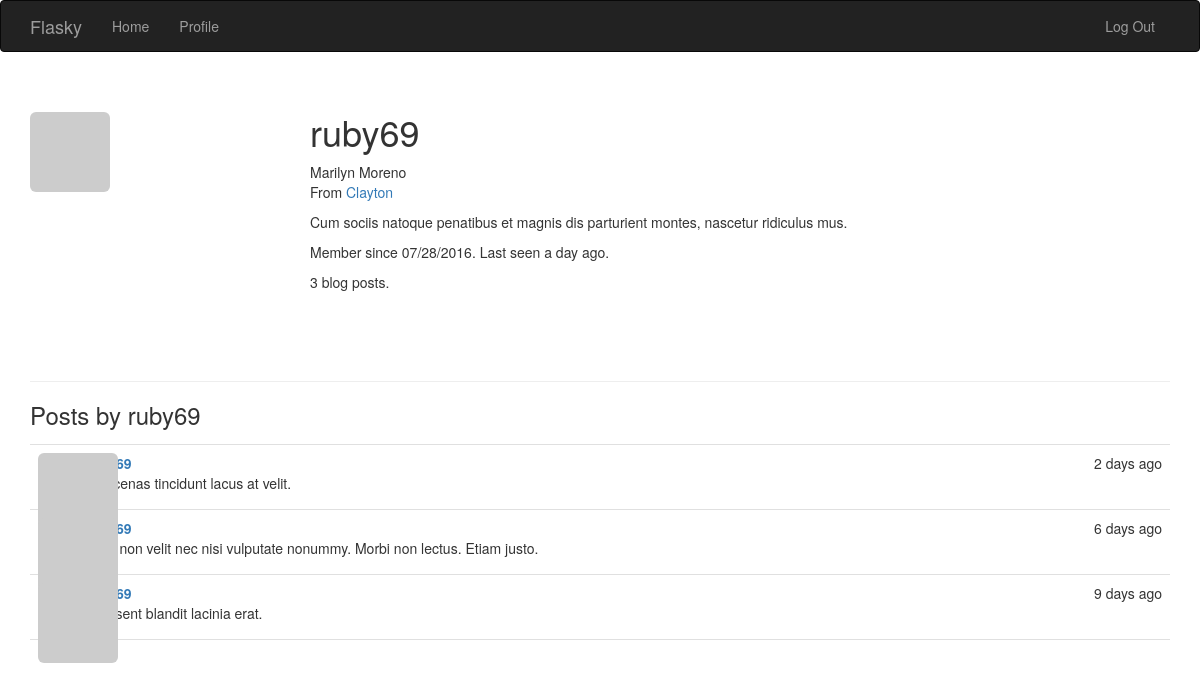
Screenshot of /user/ruby69 (signed in) with the database file from the repository.
### app/models.py (models this page shows, shortened)
class User(UserMixin, db.Model):
    __tablename__ = 'users'
    id = db.Column(db.Integer, primary_key=True)
    email = db.Column(db.String(64), unique=True, index=True)
    username = db.Column(db.String(64), unique=True, index=True)
    password_hash = db.Column(db.String(128))
    role_id = db.Column(db.Integer, db.ForeignKey('roles.id'))
    password_hash = db.Column(db.String(128))
    confirmed = db.Column(db.Boolean, default=False)
    name = db.Column(db.String(64))
    location = db.Column(db.String(64))
    about_me = db.Column(db.Text())
    member_since = db.Column(db.DateTime(), default=datetime.utcnow)
    last_seen = db.Column(db.DateTime(), default=datetime.utcnow)
    posts = db.relationship('Post', backref='author', lazy='dynamic')
    def can(self, permissions):
        return self.role is not None and \
               (self.role.permissions & permissions) == permissions
    def is_administrator(self):
        return self.can(Permission.ADMINISTER)
    @property
    def password(self):
        raise AttributeError('password is not readable attribute')
    def ping(self):
        self.last_seen = datetime.utcnow()
        db.session.add(self)
    def gravatar(self, size=100, default='identicon', rating='g'):
        if request.is_secure:
            url = 'https://secure.gravatar.com/avatar'
        else:
            url = 'http://www.gravatar.com/avatar'
        hash = hashlib.md5(self.email.encode('utf-8')).hexdigest()
        return '{url}/{hash}?s={size}&d={default}&r={rating}'.format(
            url=url, hash=hash, size=size, default=default, rating=rating)

class Post(db.Model):
    __tablename__ = 'posts'
    id = db.Column(db.Integer, primary_key=True)
    body = db.Column(db.Text)
    timestamp = db.Column(db.DateTime, index=True, default=datetime.utcnow)
    author_id = db.Column(db.Integer, db.ForeignKey('users.id'))

### app/main/views.py (the view)
@main.route('/user/<username>')
def user(username):
    user = User.query.filter_by(username=username).first()
    if user is None:
        abort(404)
    posts = user.posts.order_by(Post.timestamp.desc()).all()
    return render_template('user.html', user=user, posts=posts)

### app/auth/views.py (called while the page is built)
@auth.before_app_request
def before_request():
    if current_user.is_authenticated:
        current_user.ping()
        if not current_user.confirmed \
        and request.endpoint[:5] != 'auth.':
            return redirect(url_for('auth.unconfirmed'))

### app/main/__init__.py (called while the page is built)
@main.app_context_processor
def inject_permissions():
    return dict(Permission=Permission)

### app/models.py (called while the page is built)
@login_manager.user_loader
def load_user(user_id):
    return User.query.get(int(user_id))

### app/templates/user.html (shortened to what this page needs)
{% extends "base.html" %}
{% block page_content %}
<div class="page-header">
    <img class="img-rounded profile-thumbnail" src="{{ user.gravatar(size=256) }}">
    <div class="profile-header">
        <h1>{{ user.username }}</h1>
        {% if user.name or user.location %}
        <p>
            {% if user.name %}{{ user.name }}<br>{% endif %}
            {% if user.location %}
                From <a href="http://maps.google.com/?q={{ user.location }}">{{ user.location }}</a><br>
            {% endif %}
        </p>
        {% endif %}
        {% if user.about_me %}<p>{{ user.about_me }}</p>{% endif %}
        <p>Member since {{ moment(user.member_since).format('L') }}. Last seen {{ moment(user.last_seen).fromNow() }}.</p>
        <p>{{ user.posts.count() }} blog posts.</p>
    </div>
</div>
<h3>Posts by {{ user.username }}</h3>
{% include '_posts.html' %}
{% endblock %}

### app/templates/_posts.html
<ul class="posts">
    {% for post in posts %}
    <li class="post">
        <div class="post-thumbnail">
            <a href="{{ url_for('.user', username=post.author.username) }}">
                <img class="img-rounded profile-thumbnail" src="{{ post.author.gravatar(size=40) }}">
            </a>
        </div>
        <div class="post-content">
            <div class="post-date">{{ moment(post.timestamp).fromNow() }}</div>
            <div class="post-author"><a href="{{ url_for('.user', username=post.author.username) }}">{{ post.author.username }}</a></div>
            <div class="post-body">{{ post.body }}</div>
        </div>
    </li>
    {% endfor %}
</ul>

### app/static/styles.css (style rules this page uses)
.profile-thumbnail { position: absolute; }
.profile-header { min-height: 260px; margin-left: 280px; }
ul.posts { list-style-type: none; padding: 0px; margin: 16px 0px 0px 0px; border-top: 1px solid #e0e0e0; }
ul.posts li.post { padding: 8px; border-bottom: 1px solid #e0e0e0; }
div.post-date { float: right; }
div.post-author { font-weight: bold; }
div.post-thumbnail { position: absolute; }
div.post-content { margin-left: 48px; min-height: 48px; }

### rows the page displays
User: username "ruby69", name "Marilyn Moreno", location "Clayton", about_me "Cum sociis natoque penatibus et magnis dis parturient montes, nascetur ridiculus mus.", member_since "07/28/2016", last_seen "a day ago"
Post: timestamp "2 days ago", body "Maecenas tincidunt lacus at velit."
Post: timestamp "6 days ago", body "Cras non velit nec nisi vulputate nonummy. Morbi non lectus. Etiam justo."
Post: timestamp "9 days ago", body "Praesent blandit lacinia erat."

### other values shown
{{ user.posts.count() }} "3"
